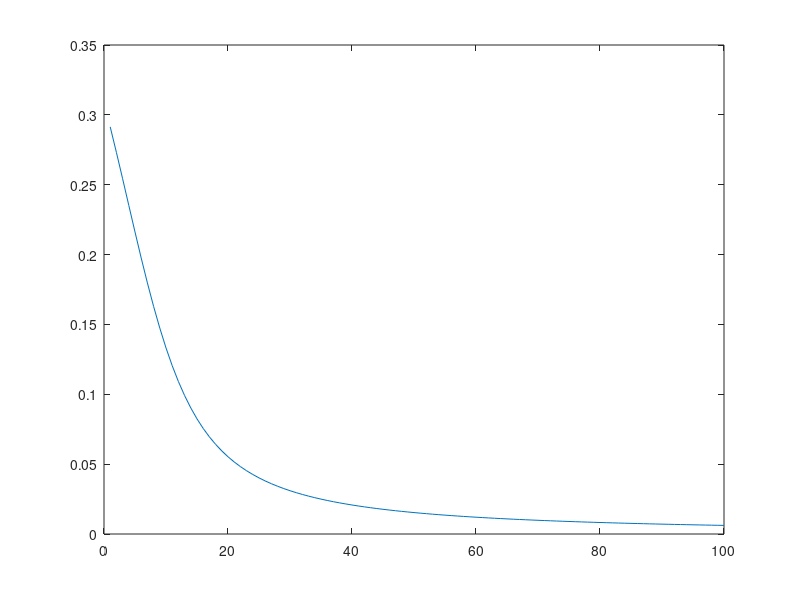

MATLAB code for this plot:
clear;clc;close all
sigmoid = @(z) 1./(1+exp(-z));
b1=1;
b2=1;
x_1 = [0.05;0.1;b1];
theta_1 = [0.15 .21 .35;0.25 0.3 0.35];
theta_2 = [0.4 0.45 0.55;0.5 0.55 0.6];
alpha = 0.5;
y = [0.01;0.99];
for i=1:100
% forward path
z_2 = theta_1 * x_1;
a_2 = sigmoid(z_2);
z_3 = theta_2*[a_2;b2];
a_3 = sigmoid(z_3); % z_3;
% Layer diffrentiation
err_3 = a_3 - y;
sse(i) = 0.5*(err_3'*err_3);
dgz_3 = a_3.*(1-a_3); % 1 if linear
delta_3 = err_3.*dgz_3;
dtheta_2 = alpha*delta_3*[a_2;b2]';% outer produt
% back propagation for hidden layer
err_2 = theta_2(:,1:end-1)'*delta_3 ;
dgz_2 = a_2.*(1-a_2); % sigmoid
delta_2 = err_2.*dgz_2;
dtheta_1 = alpha*delta_2*x_1';% outer produt
% update weights
theta_1 = theta_1 - dtheta_1
theta_2 = theta_2 - dtheta_2
end
plot(sse)